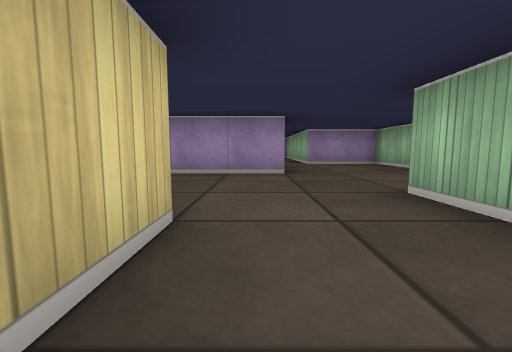
view 1 (above)

12 first-person views from a walk through a cub3D level. The camera is about half as high as the walls, tilts 6° down and sees 90° across. The floor is counted in squares. Each view is taken from the middle of a square. On the plan, view 1 faces up. The plan holds only what a view shows up to about 9 squares ahead; the rest is blank.

view 2
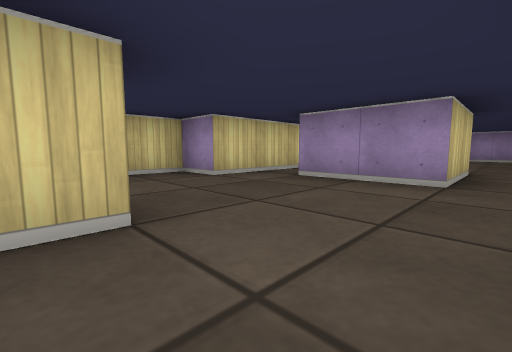

view 3
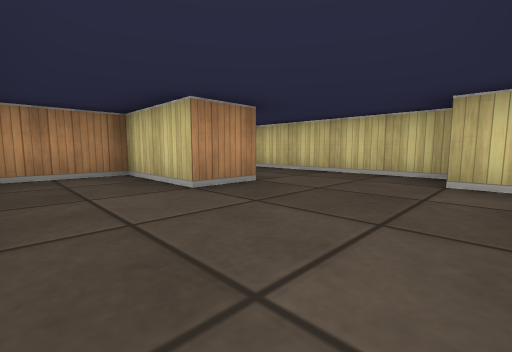

view 4
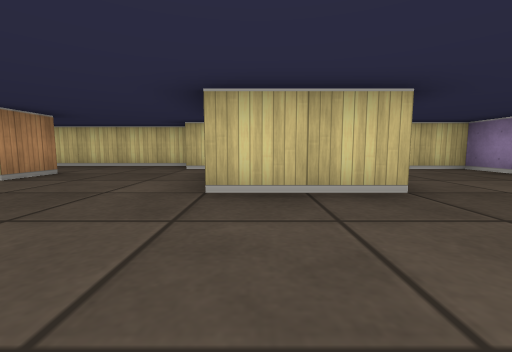

view 5
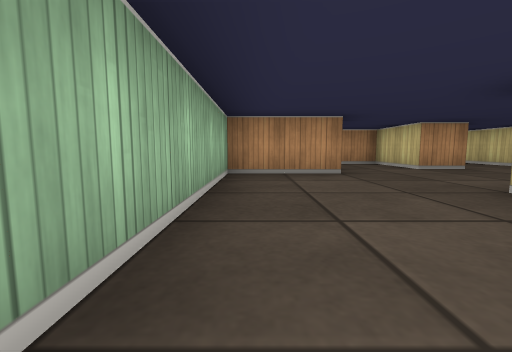

view 6
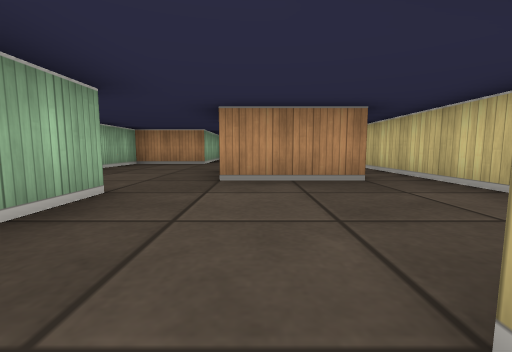

view 7
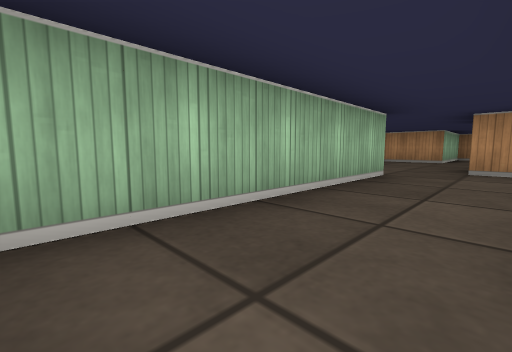

view 8
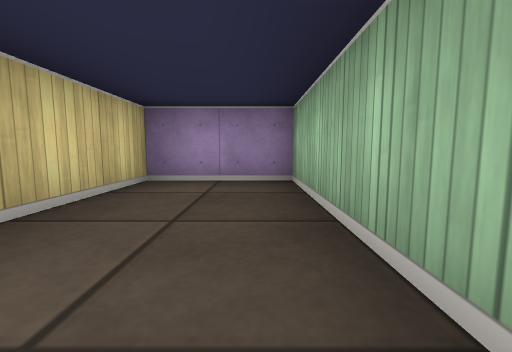

view 9
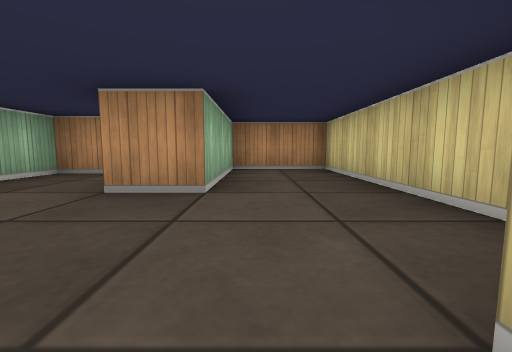

view 10
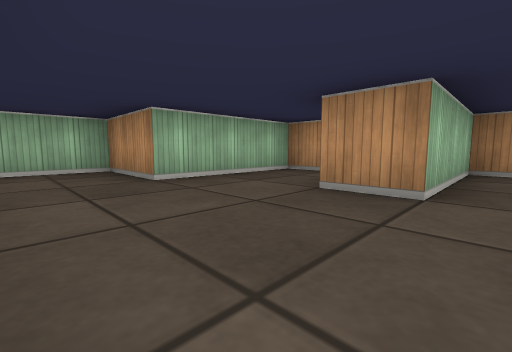

view 11
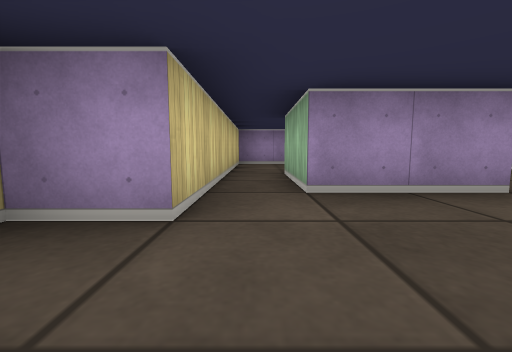

view 12
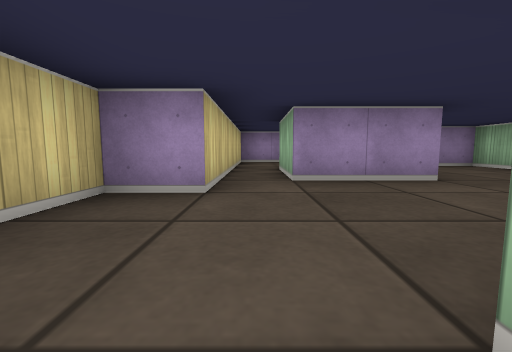

### Floor plan
Points are (right, up) in squares from view 1. A wall is a line through its corners. A room is listed if a view was taken in it or the views show most of it. See-through windows are left out.
Room 1 (views 1, 2, 3, 4, 5, 6, 7, 8, 9, 10, 11, 12)
walls: (0.5, 4.5) (-1.5, 4.5) (-1.5, 6.5) (0.5, 6.5) (0.5, 4.5); (-1.1, 9.5) (-2.5, 9.5) (-2.5, 3.5) (-3.5, 3.5) (-3.5, -1.5) (-1.5, -1.5) (-1.5, 1.5) (-0.5, 1.5) (-0.5, -0.5) (1.5, -0.5) (1.5, 2.5) (3.5, 2.5) (3.5, 7.5) (1.5, 7.5) (1.5, 12.5) (-0.5, 12.5) (-0.5, 9.5)

Positions as (right, up) in squares from view 1, and headings:
1: (0, 0), facing up
2: (1, 1), facing up-left
3: (1, 4), facing down-left
4: (3, 5), facing left
5: (3, 7), facing down
6: (0, 10), facing down
7: (0, 12), facing down-right
8: (1, 9), facing up
9: (-2, 4), facing down
10: (-2, 4), facing down-right
11: (-2, 2), facing up
12: (-2, 1), facing up
